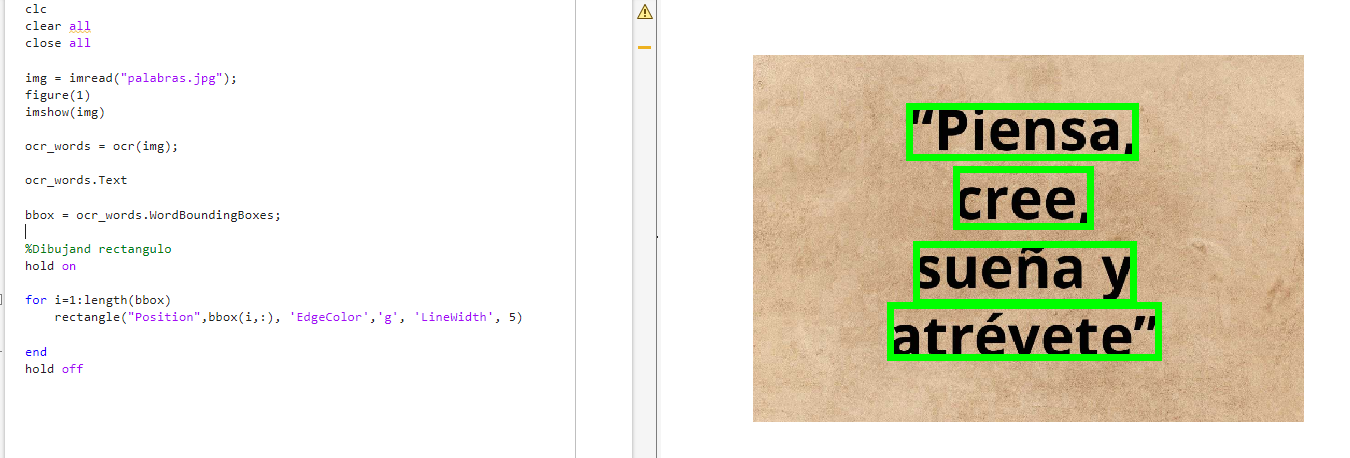
%> input picture image.png, 1350 x 458 px, given in place of neom-kXbit_yx8t4-unsplash.jpg, which was not available
$ octave Operaciones_Basicas.m   (GNU Octave 9; MATLAB toolbox functions it lacks are replaced by stand-ins)
%> lines starting %> are read from the running program, lines starting %| are printed output that depends on the picture; pictures that were not available may be replaced by others from this repository, and a replacement may not be noted
clc
clear all
close all


%% LEctura de imágen
img = imread("neom-kXbit_yx8t4-unsplash.jpg");
%> img is the input picture: size 458x1350x3 uint8; mean R, G, B 230.3, 227, 211.8
% figure(1)
% imshow(img)

%% Extraccion de canales
img_R = img;        % Red
img_R(:,:,2) = 0;
img_R(:,:,3) = 0;
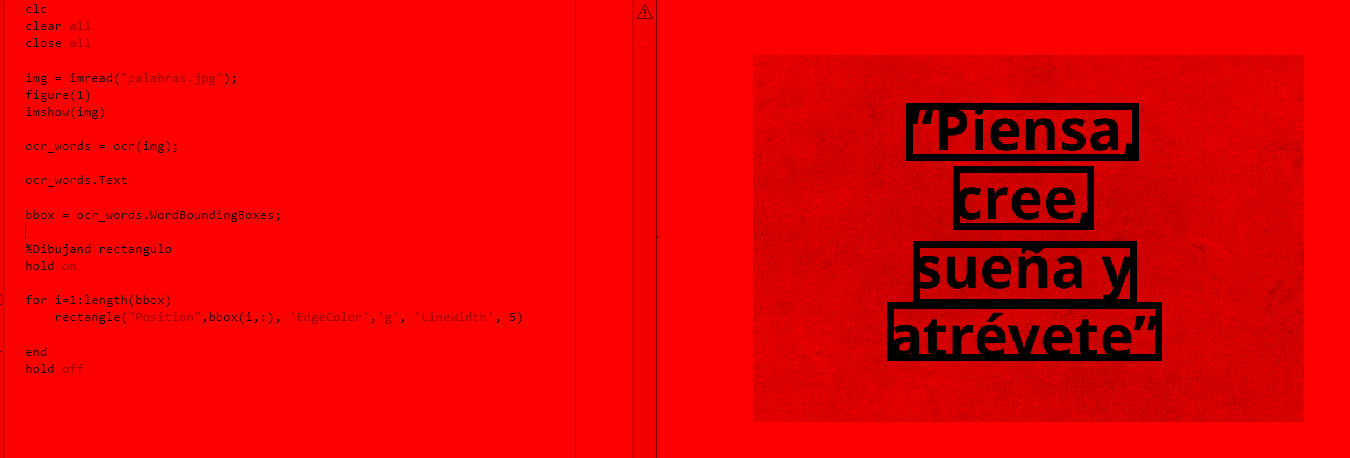
%> img_R: size 458x1350x3 uint8; mean R, G, B 230.3, 0, 0

img_G = img;        % Red
img_G(:,:,1) = 0;
img_G(:,:,3) = 0;
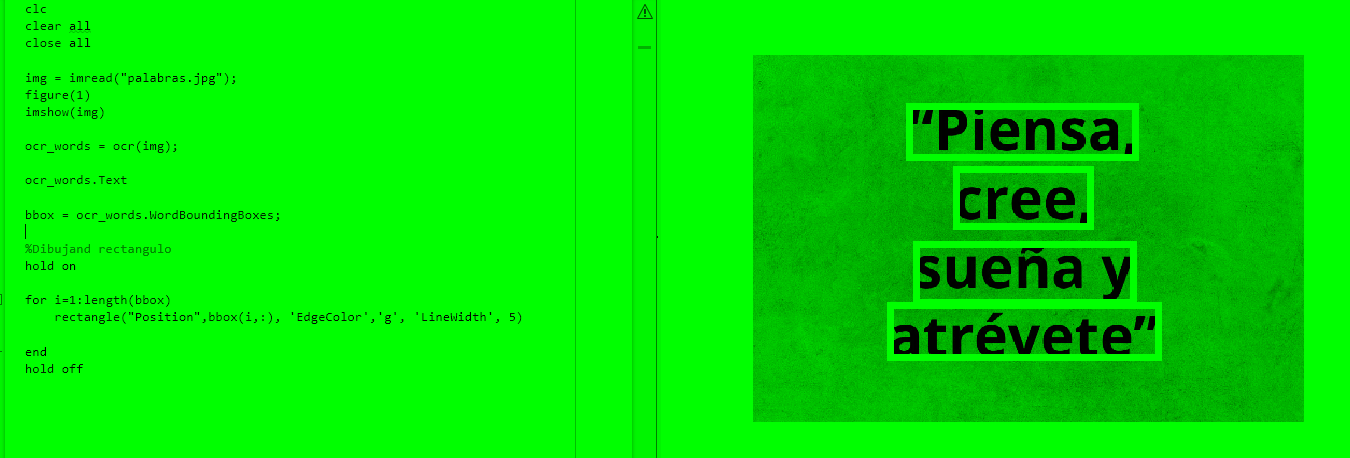
%> img_G: size 458x1350x3 uint8; mean R, G, B 0, 227, 0

img_B = img;        % Red
img_B(:,:,1) = 0;
img_B(:,:,2) = 0;
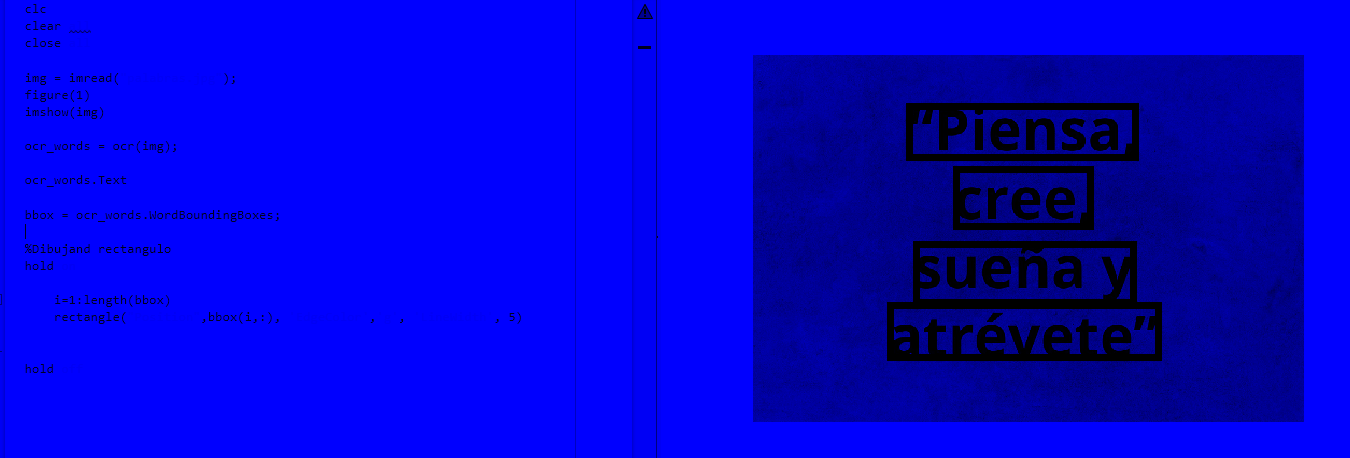
%> img_B: size 458x1350x3 uint8; mean R, G, B 0, 0, 211.8

figure(2)
imshow([img_R,img_G,img_B])
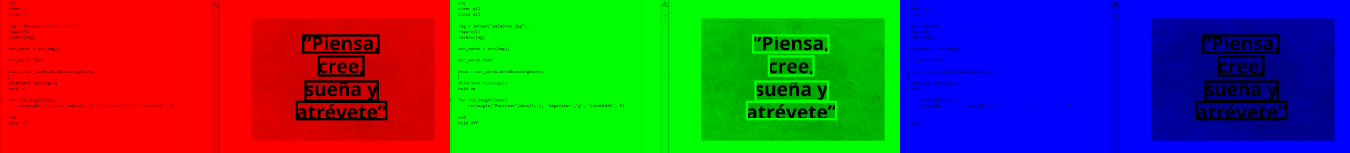
%> displayed picture: size 458x4050x3, on the screen's scale of 0 to 255 (shown at 1/3 size); mean R, G, B 76.8, 75.7, 70.6

%% operaciones con imagenes
comb_1 = img_R + img_B;
figure(3)
imshow(comb_1)

comb_2 = img_R + img_G;
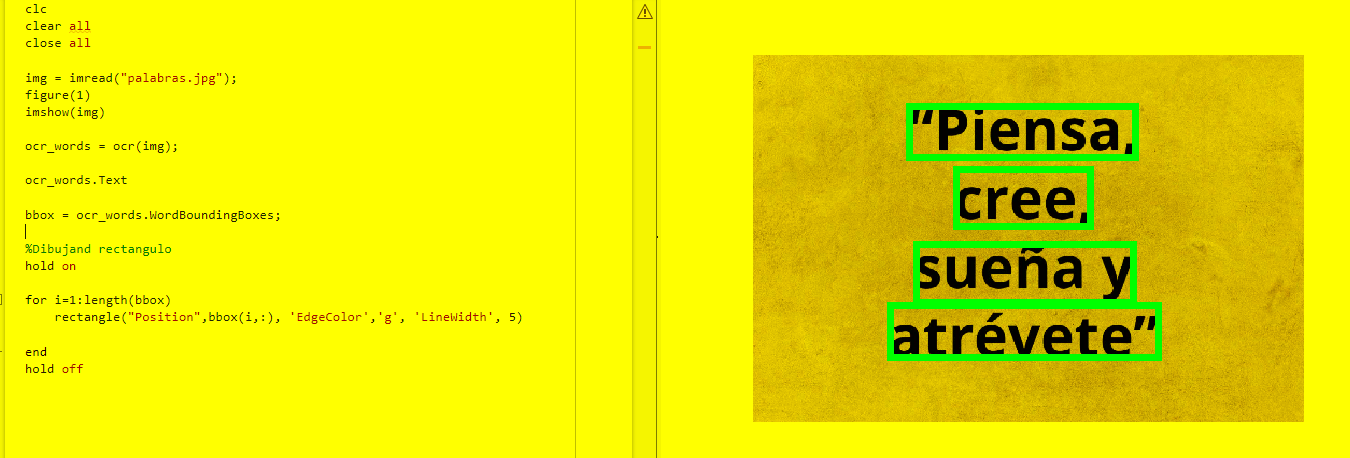
%> comb_2: size 458x1350x3 uint8; mean R, G, B 230.3, 227, 0
figure(4)
imshow(comb_2)

comb_3 = img_G + img_B;
figure(5)
imshow(comb_3)

%% Escala de grises
img_gris = rgb2gray(img);
figure(6)
imshow(img_gris);

%% Aumento de brillo

img_brillo = img -100;
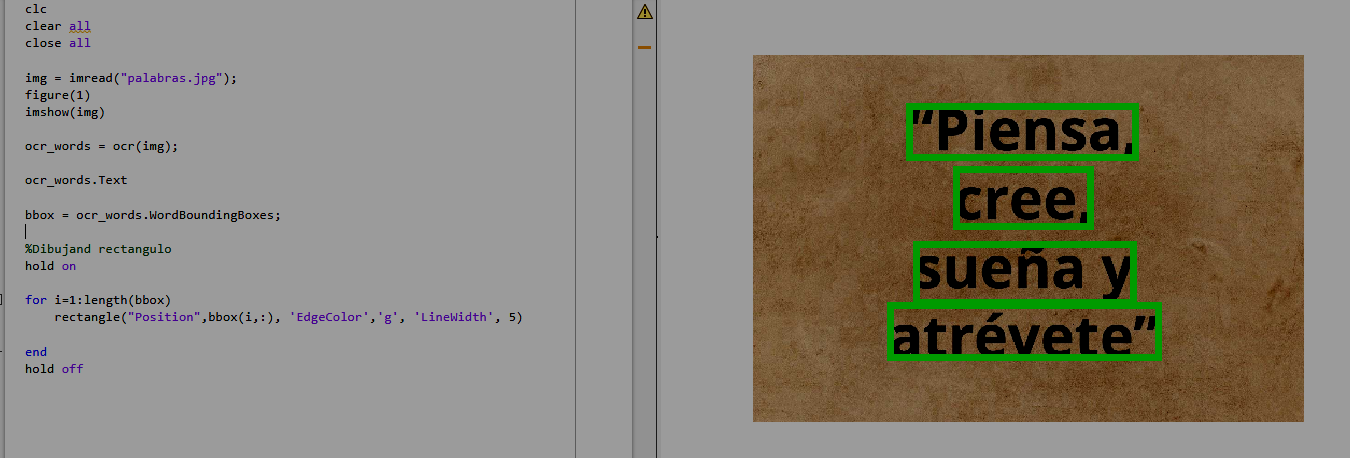
%> img_brillo: size 458x1350x3 uint8; mean R, G, B 134.6, 129.2, 116.2
figure(7)
imshow(img_brillo);

%% Combinacion de imagenes
img_anillo = imread('ant-rozetsky-Jzf8cyxg76g-unsplash.jpg');
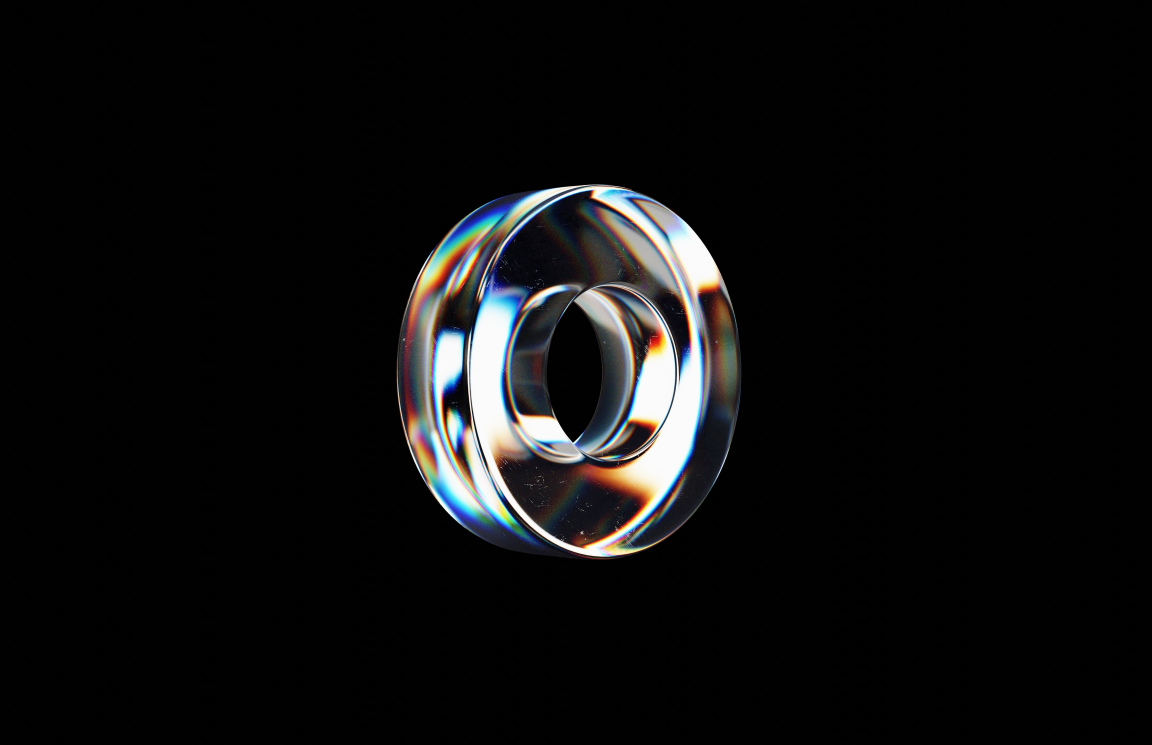
%> input picture ant-rozetsky-Jzf8cyxg76g-unsplash.jpg, 3456 x 2234 px (shown at 1/3 size)
[renglones, columnas, canales] = size(img);
%> renglones = 458; columnas = 1350; canales = 3
%> (the run ends here)
